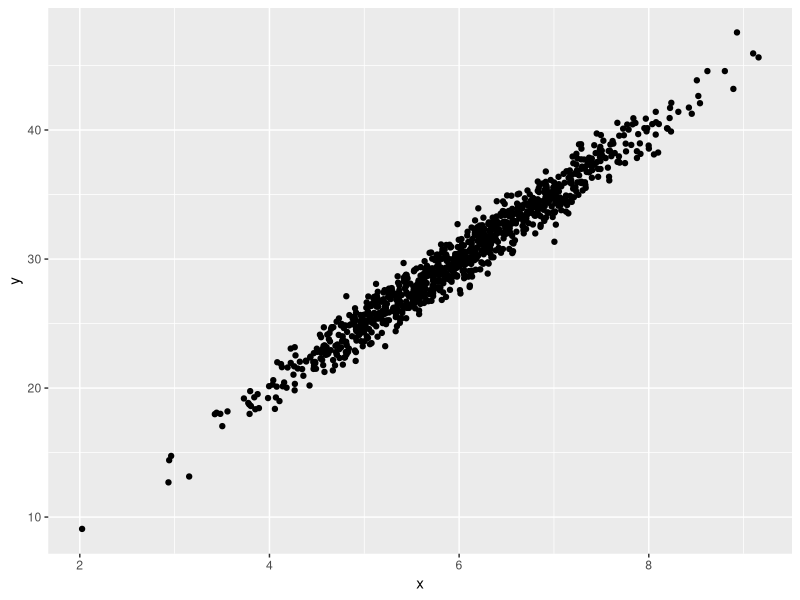
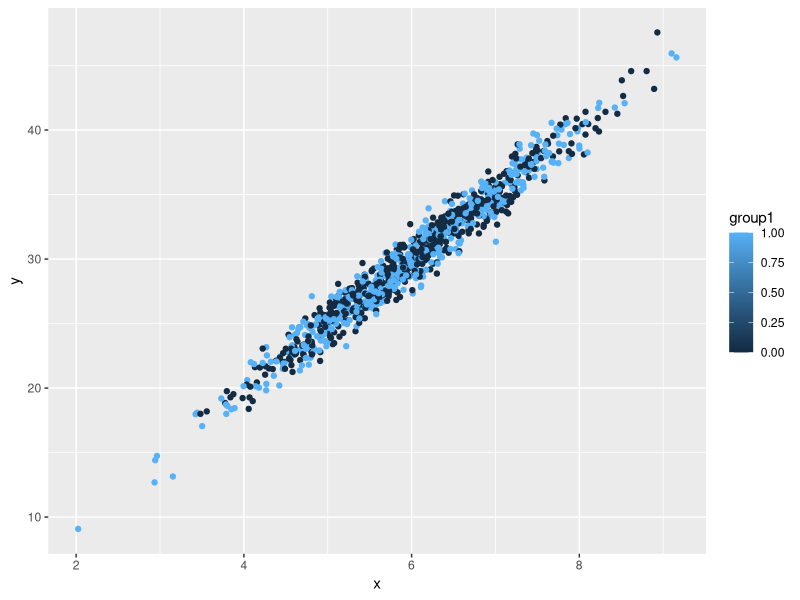
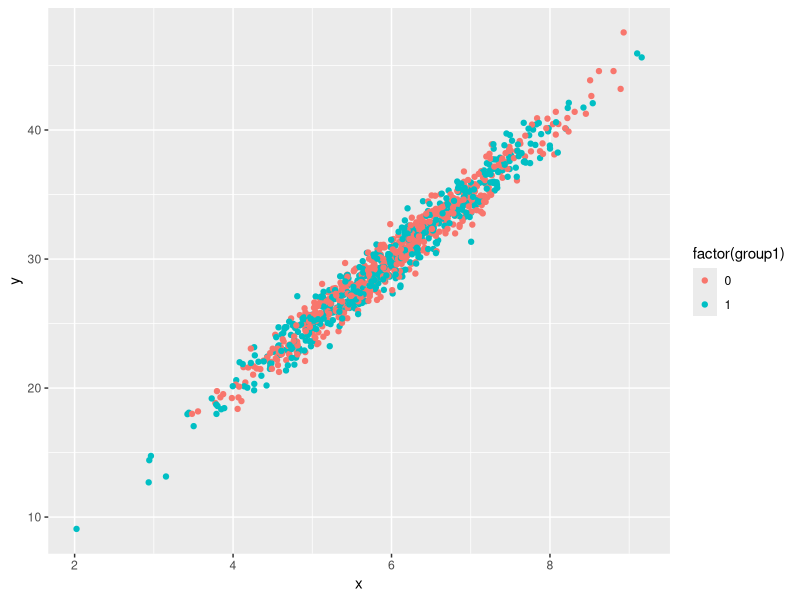
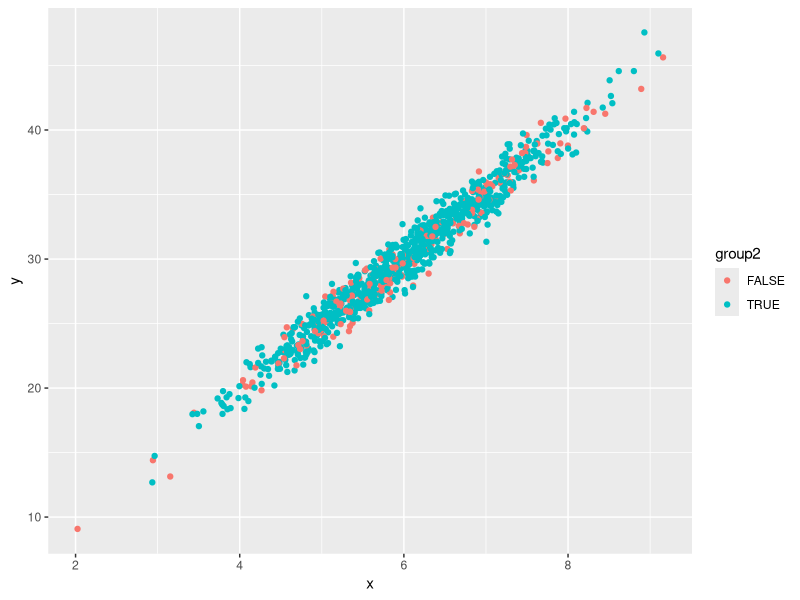

These charts were generated, in order, by the following R code: (Note: this script raises an error after producing the figures.)
##
## Commonly done ggplot examples from A HopStat and Jump Away blog
##


##
## Create data frame with two groups
##

library(ggplot2)
set.seed(20141016)
data = data.frame(x = rnorm(1000, mean = 6))
data$group1 = rbinom(n = 1000, size = 1, prob = 0.5)
data$y = data$x * 5 + rnorm(1000)
data$group2 = runif(1000) > 0.2

## Construct a ggplot object
g = ggplot(data, aes(x = x, y = y)) + geom_point()

## Plot the ggplot example
g

## Color the plot by the grouping variable, adding the aesthetic
g + aes(colour = group1)

## Color the plot by the grouping variable, adding the aesthetic
g + aes(colour = factor(group1))

## Color the plot by the labeling group one, adding the aesthetic
g + aes(colour = group2)

## This fails because the aesthetic that we are calling is not part of the data frame used to create g
data$newcol = rbinom(n = nrow(data), size = 2, prob = 0.5)
g + aes(colour = factor(newcol))

## If we create a new ggplot object with the new variable it works
g2 = ggplot(data, aes(x = x, y = y)) + geom_point()
g2 + aes(colour = factor(newcol))

##
## Scatter plot with a smoother
##

g2 + geom_smooth()

## Smoother without standard error bars
g2 + geom_smooth(se = FALSE)

## A smoother for each variable
g2 + geom_smooth(aes(colour = factor(newcol)), se = FALSE)

##
## Faceting - Plots conditional on variables
##

g + facet_wrap(~ group1)

## Conditioning on a different variable
g + facet_wrap(~ group2)

## Conditioning on multiple variables
g + facet_wrap(group2 ~ group1)
g + facet_wrap(group1 ~ group2)
g + facet_wrap( ~ group2 + group1)

## Spaghetti plot with smoother
##
## Simulate longitudinal data
##

library(MASS)
library(nlme)

### set number of individuals
n <- 200

### average intercept and slope
beta0 <- 1.0
beta1 <- 6.0

### true autocorrelation
ar.val <- 0.4

### true error SD, intercept SD, slope SD, and intercept-slope cor
sigma <- 1.5
tau0 <- 2.5
tau1 <- 2.0
tau01 <- 0.3

### maximum number of possible observations
m <- 10

### simulate number of observations for each individual
p <- round(runif(n, 4, m))

### simulate observation moments (assume everybody has 1st obs)
obs <- unlist(sapply(p, function(x) c(1, sort(sample(2:m, x - 1, 
                                                     replace = FALSE)))))

### set up data frame
dat <- data.frame(id = rep(1:n, times = p), obs = obs)

### simulate (correlated) random effects for intercepts and slopes
mu <- c(0,0)
S <- matrix(c(1, tau01, tau01, 1), nrow=2)
tau <- c(tau0, tau1)
S <- diag(tau) %*% S %*% diag(tau)
U <- mvrnorm(n, mu=mu, Sigma=S)

### simulate AR(1) errors and then the actual outcomes
dat$eij <- unlist(sapply(p, function(x) arima.sim(model = list(ar = ar.val), 
                                                  n = x) * sqrt(1 - ar.val^2) *
                                                  sigma))
dat$yij <- (beta0 + rep(U[, 1], times = p)) + 
          (beta1 + rep(U[, 2], times = p)) * log(dat$obs) + dat$eij


## Add an alpha level (highlights 10% of the data) to the plotting lines for the next plot (this must be done before the plot is created)
## tspag will be the template plot and will create a spaghetti plot spag with each color representing an id
library(plyr)
dat = ddply(dat, .(id), function(x){
      x$alpha = ifelse(runif(n = 1) > 0.9, 1, 0.1)
      x$grouper = factor(rbinom(n = 1, size = 3 ,prob = 0.5), levels = 0:3)
      x
})
tspag = ggplot(dat, aes(x = obs, y = yij)) + geom_line() + 
    guides(colour=FALSE) + xlab("Observation Time Point") +  ylab("Y")
spag = tspag + aes(colour = factor(id))
spag

## Group to id but highlight just a few using the alpha variabe (approximately 10% of the data)
bwspag = tspag + aes(alpha = alpha, group = factor(id)) + guides(alpha = FALSE)
bwspag

## Each spaghetti plot by group id
spag + facet_wrap(~ grouper)

## Spaghetti plot with overall smoother
sspag = spag + geom_smooth(se = FALSE, colour = "black", size = 2)
sspag

## Plot each by group id with a smoother
sspag + facet_wrap(~ grouper)

## Same plot but only the highlighted ~10% as per the alpha variable
bwspag + facet_wrap(~ grouper)

## produces a smoother for each curve...
bwspag + facet_wrap(~ grouper) + geom_smooth(se = FALSE, colour = "red")

## This can be fixed by using the group aesthetic
bwspag + facet_wrap(~ grouper) + geom_smooth(aes(group = 1), se = FALSE, 
				colour = "red", size  = 2)

##
## How to save a plot twice, as a pdf and png
##

pdf(tempfile())
print({g1 = g + aes(colour = group1)})
print({g1fac = g + aes(colour = factor(group1))})
print({g2 = g + aes(colour = group2)})
dev.off()

png(tempfile(), res = 300, height =7, width= 7, units = "in")
print(g2)
dev.off()


##
## ggplot examples 2
##

## From R-bloggers

library(ggplot2)
set.seed(20141106)
data = data.frame(x = rnorm(1000, mean=6), 
                  batch = factor(rbinom(1000, size=4, prob = 0.5)))
data$group1 = 1-rbeta(1000, 10, 2)
mat = model.matrix(~ batch, data=data)
mat = mat[, !colnames(mat) %in% "(Intercept)"]
betas = rbinom(ncol(mat), size=20, prob = 0.5)
data$quality = rowSums(t(t(mat) * sample(-2:2)))
data$dec.quality = cut(data$quality, 
                       breaks = unique(quantile(data$quality, 
                                                probs = seq(0, 1, by=0.1))),
                                                include.lowest = TRUE)

batch.effect = t(t(mat) * betas)
batch.effect = rowSums(batch.effect)
## Added in batch.effects and quality 
data$y = data$x * 5 + rnorm(1000) + batch.effect  + 
  data$quality * rnorm(1000, sd = 2)

data$group2 = runif(1000)

## Scatter Plot of y ~ x
g = ggplot(data, aes(x = x, y=y)) + geom_point()
print(g)

## Color by a 3rd discrete variable, the batch effect
print({ g + aes(colour=batch)})

## Color by a 3rd continuous variable, quality
print({ gcol = g + aes(colour=quality)})

## Color by a 3rd continuous variable, quality with a different color scale
print({ gcol + scale_colour_gradient(low = "red", high="blue") })

## break into more categories for better seperation
print({ gcol_grad = gcol + 
	scale_colour_gradient2(low = "red", 
			mid = "gray", high="blue") })

## Break the continuous variable into discrete classes
print({ gcol_dec = g + aes(colour=dec.quality) })

## Scattterplot with coloring by a 3rd continuous variable faceted by a 4th discrete variable
print({ gcol_grad + facet_wrap(~ batch )})

##
## Histograms
##

## Simulate longitudinal data
library(MASS)
library(nlme)

### set number of individuals
n <- 200

### average intercept and slope
beta0 <- 1.0
beta1 <- 6.0

### true autocorrelation
ar.val <- 0.4

### true error SD, intercept SD, slope SD, and intercept-slope cor
sigma <- 1.5
tau0 <- 2.5
tau1 <- 2.0
tau01 <- 0.3

### maximum number of possible observations
m <- 10

### simulate number of observations for each individual
p <- round(runif(n, 4, m))

### simulate observation moments (assume everybody has 1st obs)
obs <- unlist(sapply(p, function(x) c(1, sort(sample(2:m, x - 1, 
                                                     replace = FALSE)))))

### set up data frame
dat <- data.frame(id = rep(1:n, times = p), obs = obs)

### simulate (correlated) random effects for intercepts and slopes
mu <- c(0, 0)
S <- matrix(c(1, tau01, tau01, 1), nrow = 2)
tau <- c(tau0, tau1)
S <- diag(tau) %*% S %*% diag(tau)
U <- mvrnorm(n, mu = mu, Sigma = S)

### simulate AR(1) errors and then the actual outcomes
dat$eij <- unlist(sapply(p, function(x) arima.sim(
              model = list(ar = ar.val), n = x) * sqrt(1 - ar.val^2) * sigma))
dat$yij <- (beta0 + rep(U[, 1], times = p)) + 
          (beta1 + rep(U[, 2], times = p)) * log(dat$obs) + dat$eij


## Add an alpha level (highlights 10% of the data) to the plotting lines for the next plot (this must be done before the plot is created)
## tspag will be the template plot and will create a spaghetti plot spag with each color representing an id
library(plyr)
dat = ddply(dat, .(id), function(x){
x$alpha = ifelse(runif(n = 1) > 0.9, 1, 0.1)
x$grouper = factor(rbinom(n = 1, size = 3 ,prob = 0.5), levels = 0:3)
x
})
tspag = ggplot(dat, aes(x = obs, y = yij)) + 
geom_line() + guides(colour = FALSE) + xlab("Observation Time Point") +
      ylab("Y")
spag = tspag + aes(colour = factor(id))
spag

## Histograms stack on top of each other

library(plyr)
g = ggplot(data = dat, aes(x = yij, fill = factor(id))) + guides(fill = FALSE)
ghist = g + geom_histogram(binwidth = 3) 
print(ghist)

## Histograms don't stack on one another, but are hard to see
ghist =  g+ geom_histogram(binwidth = 3, position ="identity") 
print(ghist)

## Using the %+% operator
## The %+% operator allows you to reset what dataset is in the ggplot2 object. The data must have the same components (e.g. variable names); I think this is most useful for plotting subsets of data.

nobs = 10
npick = 5

## Let's plot the density of (5) people people with (10) or more observations both using geom_density and geom_line(stat = "density"). We will also change the binwidth:

tab = table(dat$id)
ids = names(tab)[tab != nobs]
ids = sample(ids, npick)
sub = dat[ dat$id %in% ids, ]
ghist = g + geom_histogram(binwidth = 5, position = "identity") 
ghist %+% sub

## Overlaid histograms with alpha blending on the subset
ggroup = ggplot(data = sub, aes(x = yij, fill = factor(id))) + 
				guides(fill = FALSE)
grouphist = ggroup + geom_histogram(binwidth = 5, 
				position = "identity", alpha = 0.33) 
grouphist

## Overlaid histograms with alpha blending on the full dataset
ggroup = ggplot(data = dat, aes(x = yij, fill = factor(grouper))) +
				 guides(fill = FALSE)
grouphist = ggroup + geom_histogram(binwidth = 5, position = 
					"identity", alpha = 0.33) 
grouphist

## Density estimates using kernel density estimation
g = ggplot(data = dat, aes(x = yij, fill = factor(id))) +
			guides(fill = FALSE)
print({gdens = g + geom_density() })

## Different colors per perosn/group/id
g = ggplot(data = dat, aes(x = yij, colour = factor(id))) +
			guides(colour = FALSE)
print({gdens = g + geom_density() })

## Remove the bottom line
print({gdens2 = g + geom_line(stat = "density")})

## Set the line fill <- lines have no fill so it sets colors to black
gdens3 = ggplot(data = dat, aes(x = yij, fill = factor(id))) + 
		geom_line(stat = "density") + guides(colour = FALSE)
print({gdens3})

## Overlapping densities with alpha blending
print({ group_dens = ggroup + geom_density(alpha = 0.3) })

## Show with lines <- lines don't take fill
print({group_dens2 = ggroup + geom_line(stat ="density")})

## Give the lines color
print({group_dens2 = ggroup + geom_line(aes(colour = grouper), 
	stat = "density")})

## Put the legend in the plot
print({
  group_dens3 = group_dens2 + theme(legend.position = c(.75, .75),
                legend.background = element_rect(fill="transparent"),
                legend.key = element_rect(fill="transparent", 
                                          color="transparent"))
})

## Create a dataset and put vertical lines at the means
gmeans = ddply(dat, .(grouper), summarise,  mean = mean(yij))
group_dens3 + geom_vline(data = gmeans, 
                         aes(colour = grouper, xintercept = mean))
